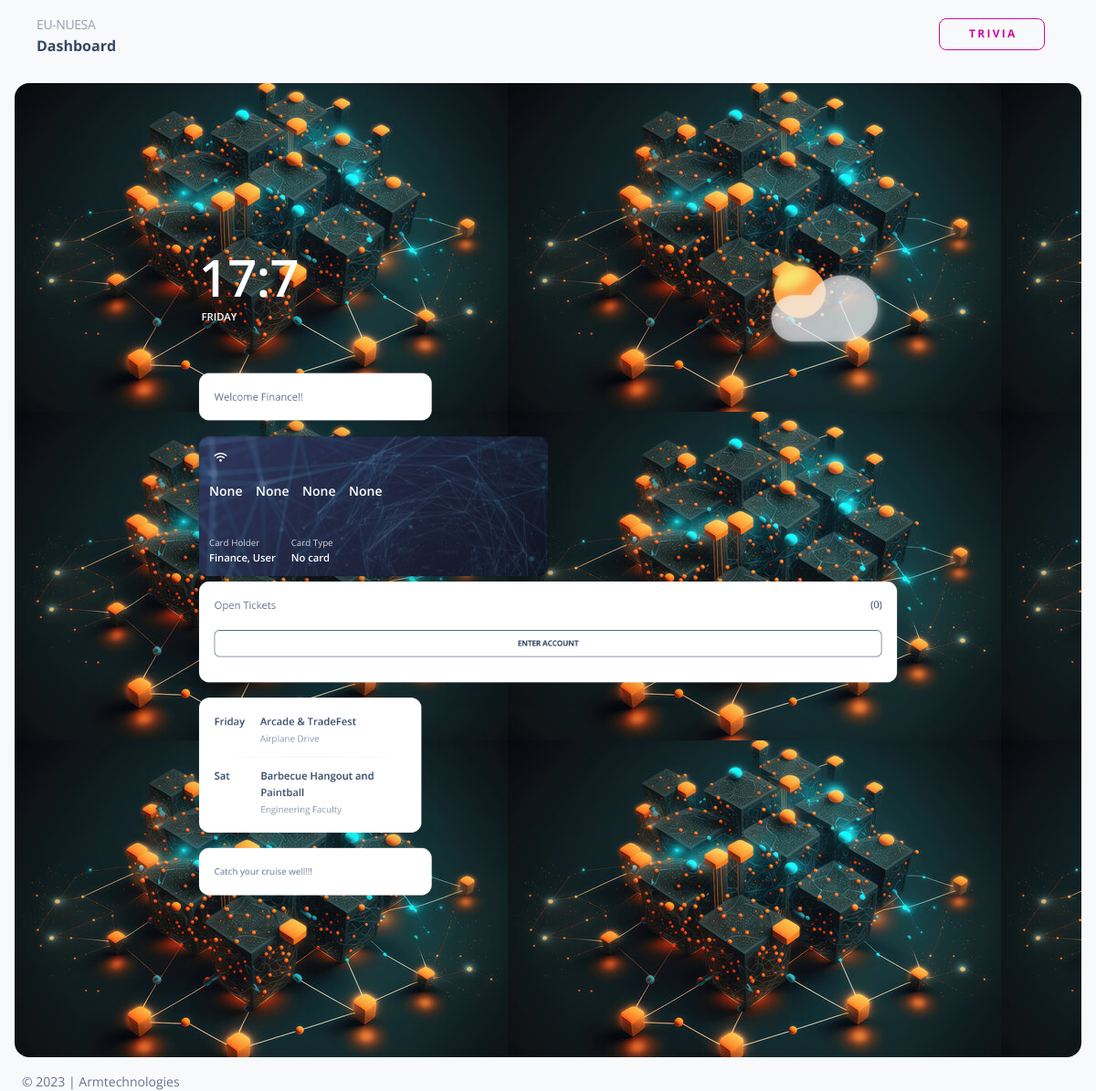
The page / (signed in) on the database as committed earlier.
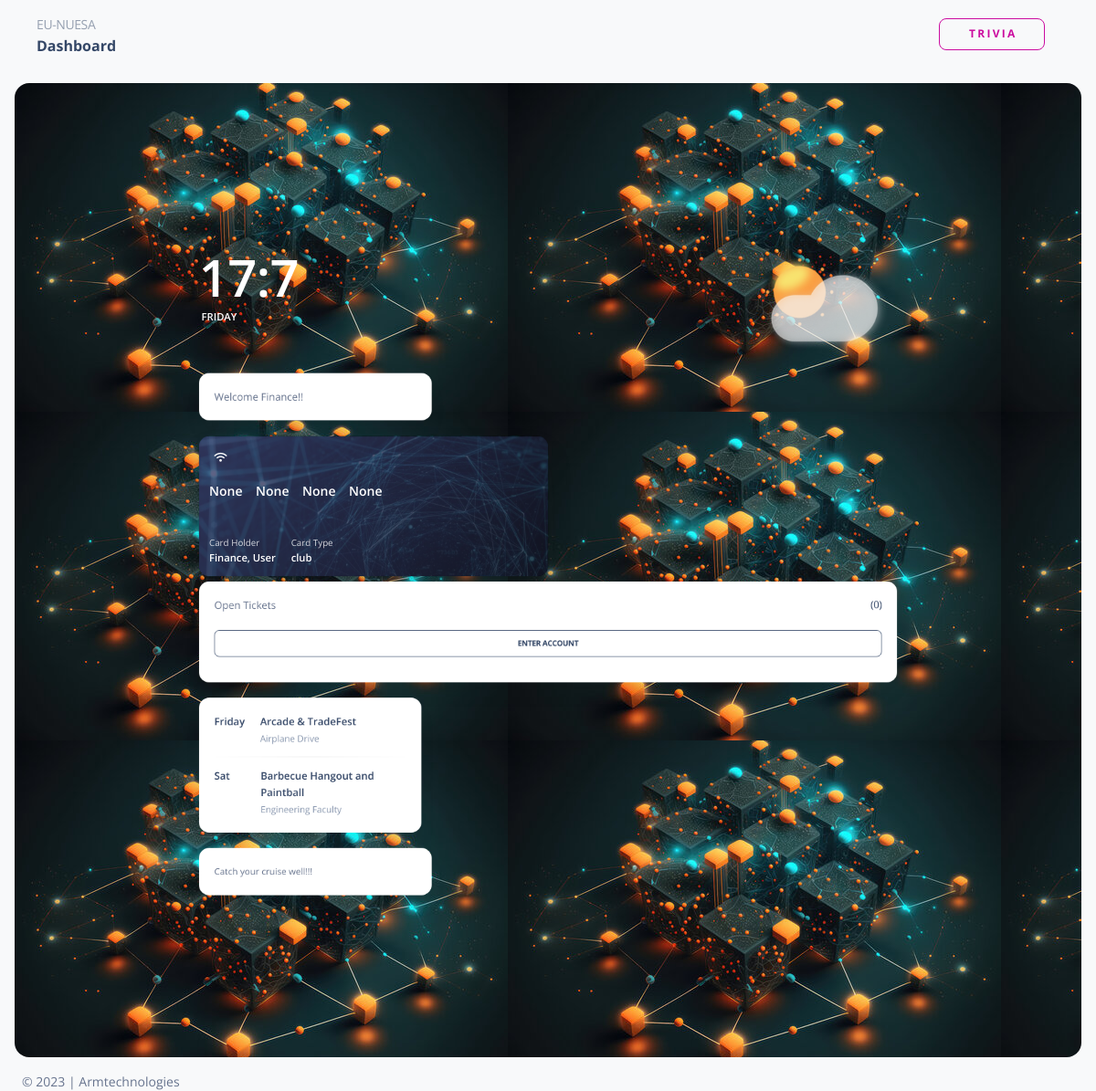
The same page on the database as committed later.
### main/models.py (models this page shows, shortened)
class User(AbstractUser):
    matric_number = models.CharField(max_length=13, null=True, unique=True, validators=[
                                     UserValidator.validate_matric_number])
    user_category = models.CharField(
        help_text='Type of User',  max_length=200, choices=USER_CATEGORY)
    balance = models.DecimalField(
        help_text='Users Points Balance', decimal_places=2, max_digits=16, default=0.00
    )
    reference = models.CharField(
        help_text='User Reference', max_length=200, unique=True)
    vendor_id = models.CharField(
        help_text='Vendor ID',
        max_length=200,
        null=True,
        unique=True
    )
    def __str__(self):
        return self.get_full_name()

class Card(models.Model):
    user = models.OneToOneField(
        User, related_name="user_card", on_delete=models.CASCADE)
    reference = models.CharField(
        help_text='Card Reference', max_length=200, unique=True)
    type = models.CharField(
        max_length=25, choices=CARD_TYPES, default='diamond')
    card_id = models.CharField(help_text='Card ID', max_length=25, unique=True)
    is_active = models.BooleanField(default=True)

### main/views.py (the view, shortened to what this page needs)
# urls.py: path('', views.index, name='index_view'),
def index(request):
    error_message = {"status": False, "message": "No errors"}
    is_authenticated = True
    first_name = ''
    last_name = ''
    matric_number = ''
    card_type = ''
    open_tickets_count = ''
    if not request.user.is_authenticated:
        is_authenticated = False
    else:
        user = request.user
        first_name = user.first_name
        last_name = user.last_name
        matric_number = user.matric_number
        time_threshold = timezone.now() - timedelta(hours=1)
        open_tickets = PendingTicket.objects.filter(
            senders_hash=request.user, created_at__gte=time_threshold)
        open_tickets_count = open_tickets.count()
        card_exists = Card.objects.filter(user=user).exists()
        if card_exists:
            card = Card.objects.get(user=user)
            card_type = card.type
        else:
            card_type = "No card"
    context = {
        'first_name': first_name,
        'last_name': last_name,
        'matric_number': matric_number,
        'card_type': card_type,
        'open_tickets_count': open_tickets_count,
        'error_message': error_message,
        'is_authenticated': is_authenticated
    }
    return render(request, 'login.html', context)

### main/templates/login.html (shortened to what this page needs)
{% if is_authenticated == True %}
<!DOCTYPE html>
<html lang="en">
{% load static %}
<head>
 <link href="{% static "css/nucleo-icons.css" %}" rel="stylesheet" />
 <link href="{% static "css/nucleo-svg.css" %}" rel="stylesheet" />
 <link id="pagestyle" href="{% static "css/soft-ui-dashboard.css" %}" rel="stylesheet" />
</head>
<body class="g-sidenav-show  bg-gray-100 virtual-reality">
  <div>
    <nav class="navbar navbar-main navbar-expand-lg px-0 mx-4 shadow-none border-radius-xl" id="navbarBlur"
      navbar-scroll="true">
      <div class="container-fluid py-1 px-3">
        <nav aria-label="breadcrumb">
          <ol class="breadcrumb bg-transparent mb-0 pb-0 pt-1 px-0 me-sm-6 me-5">
            <li class="breadcrumb-item text-sm"><a class="opacity-5 text-dark" href="javascript:;">EU-NUESA</a></li>
          </ol>
          <h6 class="font-weight-bolder mb-0">Dashboard</h6>
        </nav>
        <div class="collapse navbar-collapse mt-sm-0 mt-2 me-md-0 me-sm-4" id="navbar">
          <ul class="navbar-nav  justify-content-end">
            <li class="nav-item d-flex align-items-center">
              <a class="btn btn-outline-primary btn-sm mb-0 me-3" href="{% url 'trivia_view' %}">T r i v i a</a>
            </li>
              </ul>
        </div>
      </div>
    </nav>
  </div>
  <div class="border-radius-xl mt-3 mx-3 position-relative"
    style="background-image: url('{% static 'img/bty.jpg' %}') ; background-size:;">
    <main class="main-content mt-1 border-radius-lg">
      <div class="section min-vh-85 position-relative transform-scale-0 transform-scale-md-7">
        <div class="container">
          <br><br />
            <div class="d-flex">
              <div class="me-auto">
                <h1 class="display-1 font-weight-bold mt-n4 mb-0 dr1">
                </h1>
                <h6 class="text-uppercase mb-0 ms-1 dr1">
                </h6>
              </div>
              <div class="ms-auto">
                <marquee width="auto" scrollamount="4" loop="">
                  <img class="w-50 float-end mt-lg-n4" src="{% static "img/small-logos/icon-sun-cloud.png" %}"
                    alt="image sun">
                </marquee>
              </div>
            </div>
            <div class="col-lg-4 col-md-4 mt-4 mt-sm-0">
              <div class="card move-on-hover mt-4">
                <div class="card-body">
                  <div class="d-flex">
                    <p class="my-auto">Welcome {{first_name}}!!</p>
                  </div>
                </div>
              </div>
            </div>
            <br>
            <div class="col-xl-6 mb-xl-0 mb-4">
              <div class="card bg-transparent shadow-xl">
                <div class="overflow-hidden position-relative border-radius-xl"
                  style="background-image: url('{% static 'img/bg000.jpg' %}');">
                  <span class="mask bg-gradient-dark"></span>
                  <div class="card-body position-relative z-index-1 p-3">
                    <i class="fas fa-wifi text-white p-2"></i>
                    <h5 class="text-white mt-4 mb-5 pb-2">
                      {{ matric_number|slice:":3" }}&nbsp;&nbsp;&nbsp;
                      {{ matric_number|slice:"3:6" }}&nbsp;&nbsp;&nbsp;
                      {{ matric_number|slice:"6:9" }}&nbsp;&nbsp;&nbsp;
                      {{ matric_number|slice:"9:" }}
                    </h5>
                    <div class="d-flex">
                      <div class="d-flex">
                        <div class="me-4">
                          <p class="text-white text-sm opacity-8 mb-0">Card Holder</p>
                          <h6 class="text-white mb-0">{{first_name}}, {{last_name}}</h6>
                        </div>
                        <div>
                          <p class="text-white text-sm opacity-8 mb-0">Card Type</p>
                          <h6 class="text-white mb-0">{{card_type}}</h6>
                        </div>
                      </div>
                    </div>
                  </div>
                </div>
              </div>
            </div>
            <div class="card move-on-hover mt-2">
              <div class="card-body">
                <div class="d-flex">
                  <p class="mb-0">Open Tickets </p>
                  <a href="javascript:;" class="ms-auto" data-bs-toggle="tooltip" data-bs-placement="top"
                    title="Open Tickets">
                    ({{open_tickets_count}})
                  </a>
                </div>
                <br>
                <a class="btn btn-outline-dark w-100" href="{% url 'account_view' %}">Enter Account</a>
              </div>
            </div>
            <div class="row mt-4">
              <div class="col-lg-4 col-md-4">
                <div class="card move-on-hover overflow-hidden">
                  <div class="card-body">
                    <div class="d-flex">
                      <h6 class="mb-0 me-4">Friday</h6>
                      <h6 class="mb-0">Arcade & TradeFest<br>
                        <small class="text-secondary font-weight-normal">Airplane Drive</small>
                      </h6>
                    </div>
                    <div class="d-flex">
                      <h6 class="mb-0 me-5">Sat</h6>
                      <h6 class="mb-0">Barbecue Hangout and<br>Paintball<br />
                        <small class="text-secondary font-weight-normal">Engineering Faculty</small>
                      </h6>
                    </div>
                  </div>
                </div>
              </div>
            </div>
            <div class="col-lg-4 col-md-4 mt-4 mt-sm-0">
              <div class="card move-on-hover mt-4">
                <div class="card-body">
                  <small class="my-auto pcn">Catch your cruise well!!!</small>
                </div>
              </div>
            </div>
            <br>
          </div>
        </div>
      </div>
  <footer class="footer pt-3  ">
    <div class="container-fluid">
      <div class="row align-items-center justify-content-lg-between">
        <div class="col-lg-6 mb-lg-0 mb-4">
          <div class="copyright text-center text-sm text-muted text-lg-start">
            ©
             | Armtechnologies
          </div>
        </div>
      </div>
    </div>
  </footer>
</body>
</html>
{% else %}
{% load static %}
{% endif %}

Rows that differ between the two databases and show on the page:
added Card: type "club"
Other text that changed with them:
{{ card_type }}: "No card" → (not shown)
